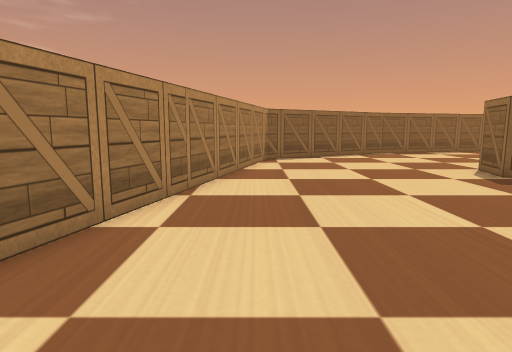
View 1 (above)

22 first-person views from a walk through a Webots world. The camera is 0.15 m above the floor, tilts 8° down and sees 75° across. The floor is counted in squares, 0.1 m on a side. Each view is taken from the middle of a square. On the plan, view 1 faces up. The plan holds only what a view shows up to about 15 squares ahead; the rest is blank. The place goes on beyond the plan. The robots in the file are not drawn. Webots' stock objects and surfaces are drawn as simple stand-ins.

View 2
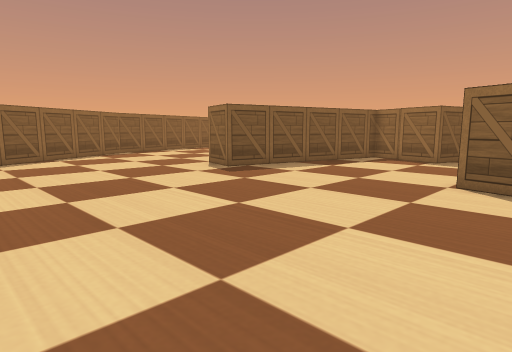

View 3
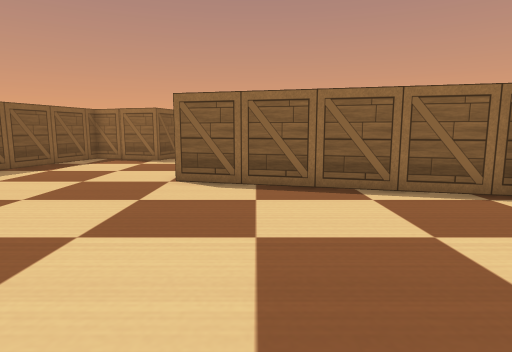

View 4
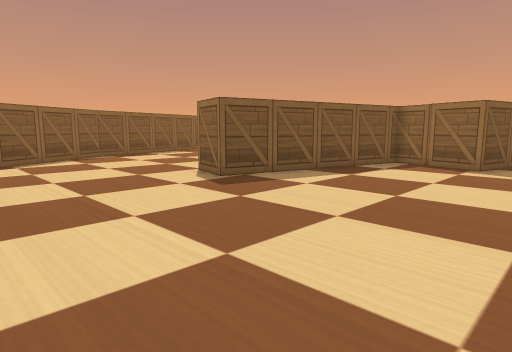

View 5
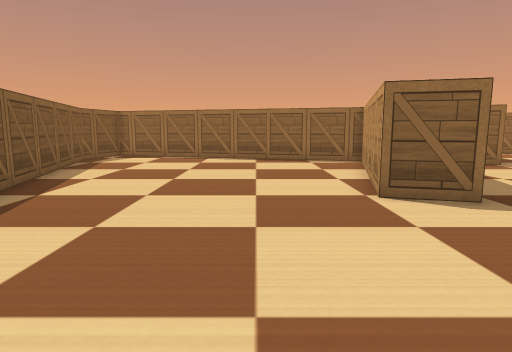

View 6
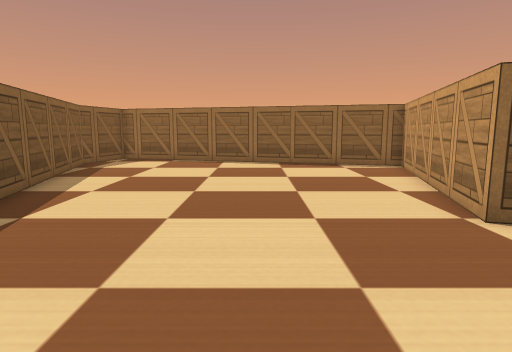

View 7
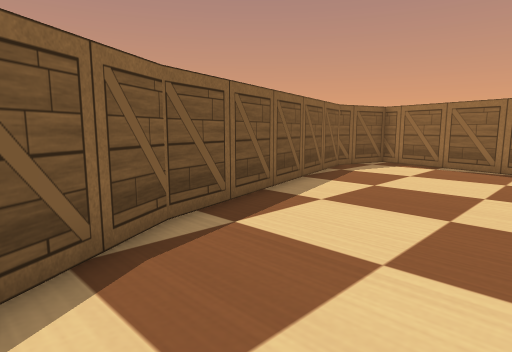

View 8
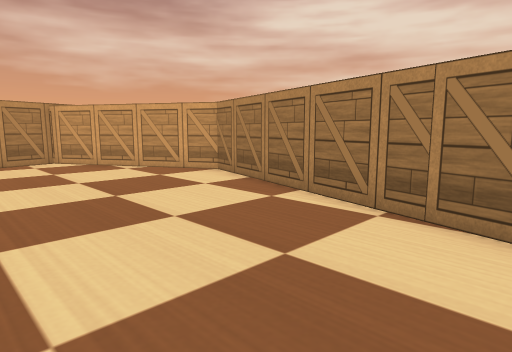

View 9
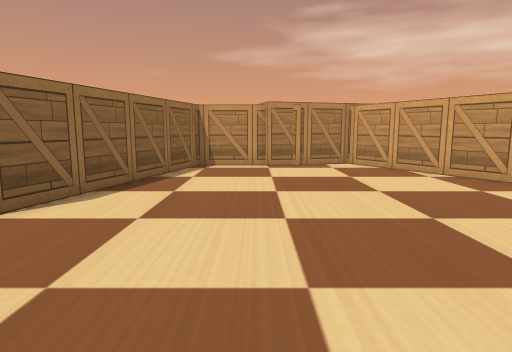

View 10
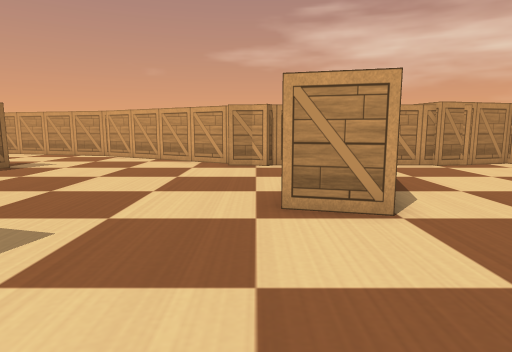

View 11
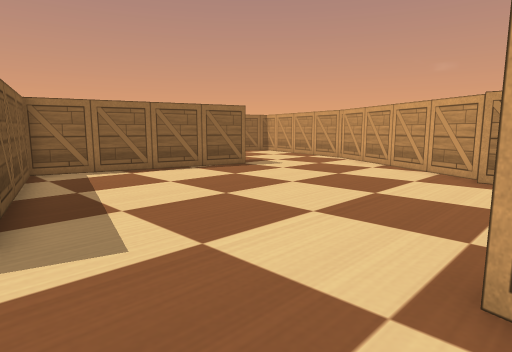

View 12
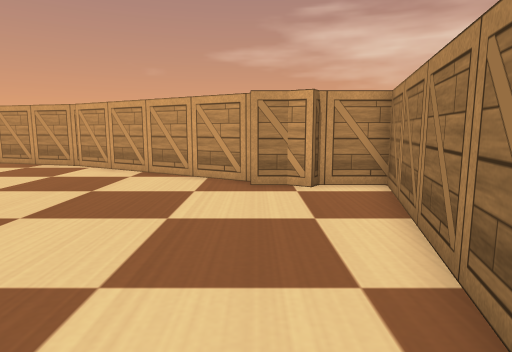

View 13
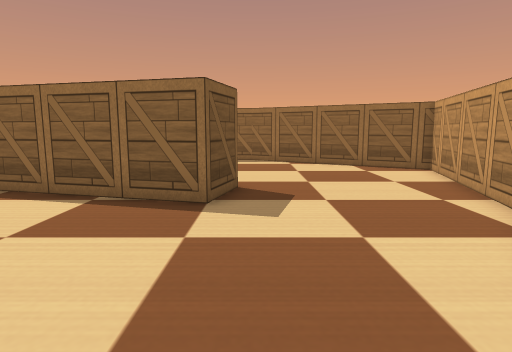

View 14
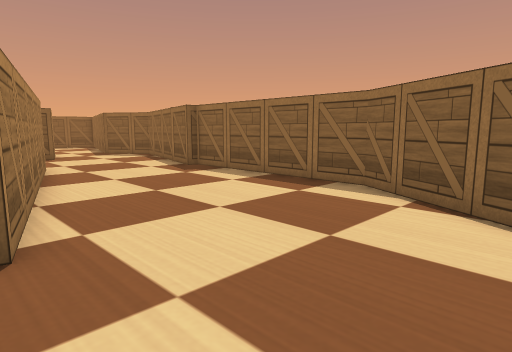

View 15
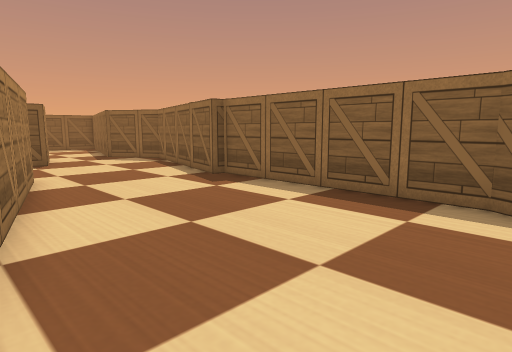

View 16
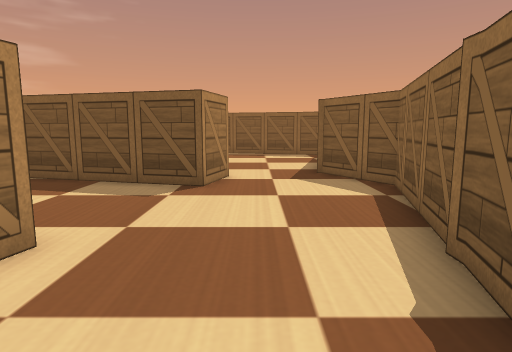

View 17
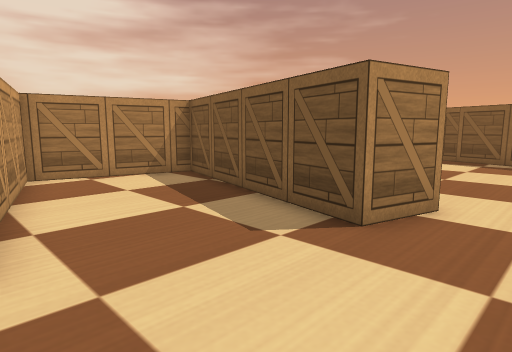

View 18
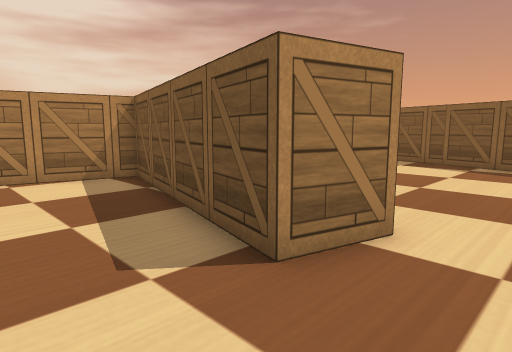

View 19
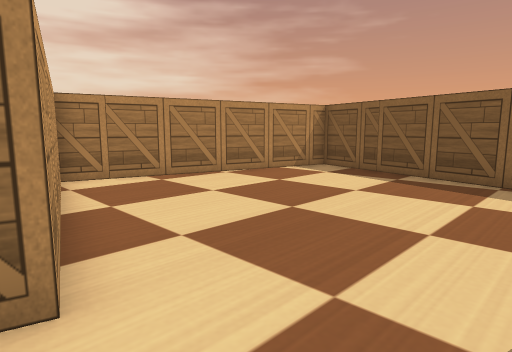

View 20
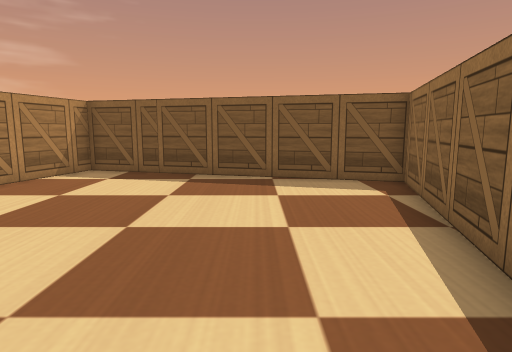

View 21
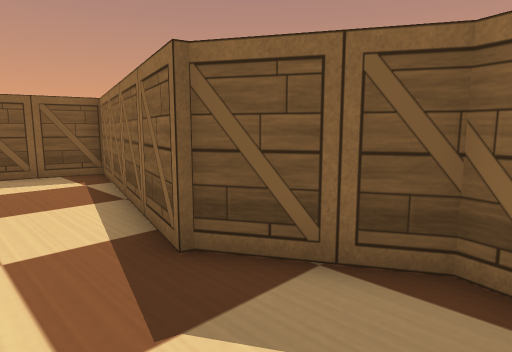

View 22
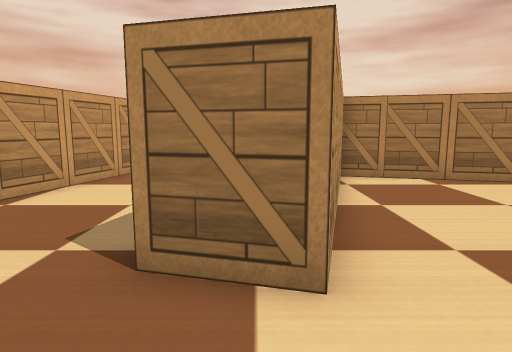

### Floor plan
Key: @ floor where view 1 was taken; . floor; B wooden box.
Columns run from 4 left of view 1 to 32 right of it. Each row starts with its distance up from view 1.
 23                   BBBBBBB
 22               BBBBB.....B BBB
 21            BBBB.........BBB..BBBB
 20          BBB...........B B.......BBBB
 19         BB.............B B..........B
 18       BB...............B B..........B
 17       B...............  BB..........B
 16      .................B B..........B
 15     B.................B B..........B
 14     B.................B B..........B
 13    BB................BBBB.........BB
 12    B........BBBB.....B  BBBBB.....
 11    B........B  BBBBB.B BB   BBBB..BB
 10    B........BBBB   BBBBBBBBBB  B...BB
  9    B...........BBBBB  B.....BBBB....B
  8   B................BB B............B
  7   B.................B B............B
  6   B................B  BB...........B
  5  B.................BB  BBBBB.......B
  4  B..................BBBB     B....BB
  3  B......................BBBB B....B
  2 BB..........BBB...........BB B....B
  1 B...........B B...........B B.....B
  0 B...@.......B B...........B B.....B
 -1 BB..........B B...........B B.....B
 -2  B.........BBBB..........BBBB.....B
 -3  BB........B B...........B B......B
 -4   BB.......B B...........B B......B
 -5    B.......B B...........BBB......B
 -6    BBBBBBBBBBBBBB.................B
 -7     B   B       BBB..............BB
 -8                   BB.............B
 -9                     BB..........BB
-10                      B  ........B
-11                        BBBB....BB
-12                            BBBBB
-13                               B

Positions as (right, up) in squares from view 1, and headings:
1: (0, 0), facing up
2: (-1, 0), facing up-right
3: (-1, 0), facing right
4: (1, 2), facing up-right
5: (1, 15), facing right
6: (3, 16), facing right
7: (5, 16), facing up-right
8: (4, 10), facing down-left
9: (4, 8), facing down
10: (11, 8), facing down
11: (10, 5), facing down-right
12: (12, 3), facing down
13: (14, -6), facing right
14: (22, -10), facing up-right
15: (23, -7), facing up-right
16: (28, 0), facing up
17: (29, 4), facing up-left
18: (29, 6), facing up-left
19: (30, 10), facing up-left
20: (28, 10), facing up
21: (28, 8), facing up-right
22: (30, 10), facing left
